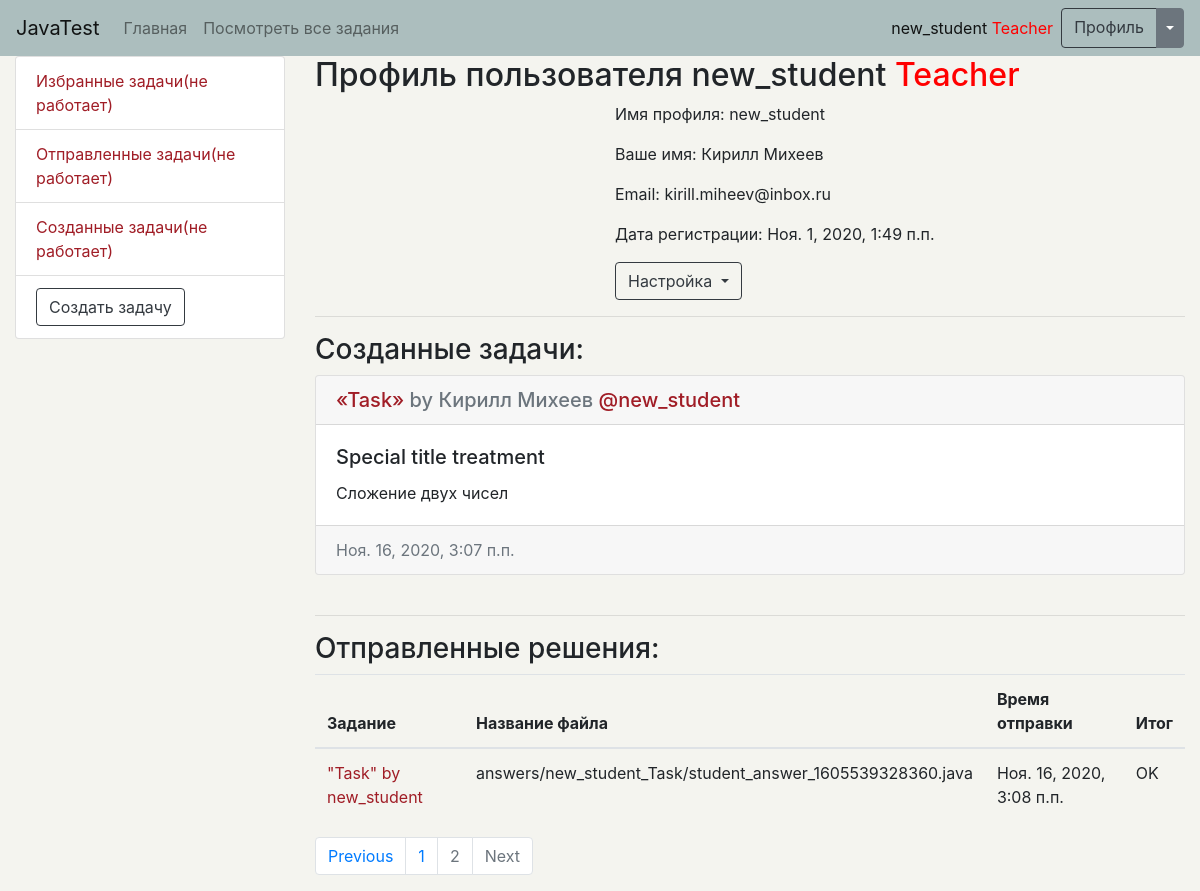
The app's page /profile/?page=2 (signed in) with its own data.
### main/models.py (models this page shows, shortened)
class Student(AbstractUser):
    is_activated = models.BooleanField(default=True, db_index=True, verbose_name='Прошел активацию?')
    class Meta(AbstractUser.Meta):
        verbose_name = 'Студент'
        verbose_name_plural = 'Студенты'

### testing_system/models.py (models this page shows, shortened)
class Task(models.Model):
    title = models.CharField(max_length=100, verbose_name='Название задания',
                             help_text='Название задания')                                                              # Добавить уникальность
    task_text = models.TextField(max_length=1000, db_index=True, verbose_name='Описание самого задания',
                                 help_text='Текст задания')
    date_publish = models.DateTimeField(auto_now_add=True, db_index=True, verbose_name='Дата создания задания')
    required_form = models.TextField(max_length=1000, db_index=True, verbose_name='Шаблон класса, который задал учител',
                                     help_text='Шаблон формы учителя')
    teacher = models.ForeignKey(Teacher, null=True, on_delete=models.CASCADE, verbose_name='Учитель, который приудмал это задание')
    def get_absolute_url(self):
        return reverse('testing_system:detail_url', args=[self.pk])
    def __str__(self):
        return f'"{self.title}" by {self.teacher.username}'
    class Meta:
        verbose_name = "Задание"
        verbose_name_plural = "Задания"
        ordering = ['-date_publish']

class StudentCodeModel(models.Model):
    file = models.FileField(upload_to=user_directory_path, blank=True, verbose_name='Загрузка решения')
    code_text = models.TextField(max_length=1000, blank=True, db_index=True, verbose_name='Решение ученика ввиде кода')
    student = models.ForeignKey(Student, null=True, on_delete=models.CASCADE, verbose_name='Ученик')
    task = models.ForeignKey(Task, null=True, on_delete=models.CASCADE, verbose_name='Задание на которое был отправлен ответ')
    dispatch_time = models.DateTimeField(auto_now_add=True, db_index=True, verbose_name='Дата отправки ответа')
    status = models.CharField(max_length=100, verbose_name='Статус ответа',
                             help_text='Статус ответа')
    def __str__(self):
        return f"Solve {self.task.teacher.username}'s '{self.task.title}' task by {self.student.username}"
    class Meta:
        verbose_name = "Модель ответа ученика"
        verbose_name_plural = "Модели ответов учеников"
        ordering = ['-dispatch_time']

### main/views.py (the view)
# urls.py: path('profile/', profile, name='profile_url')
@login_required
def profile(request):
    tasks = Task.objects.filter(teacher=request.user)
    submitted_solutions = StudentCodeModel.objects.filter(student=request.user)
    paginator = Paginator(submitted_solutions, 3)
    page_number = request.GET.get('page', default=1)
    page = paginator.get_page(page_number)
    print(page.object_list)
    is_paginated = page.has_other_pages()
    prev_url = '?page={}'.format(page.previous_page_number()) if page.has_previous() else ''
    next_url = '?page={}'.format(page.next_page_number()) if page.has_next() else ''
    context = {'page_object': page,
               'is_paginated': is_paginated,
               'next_url': next_url,
               'prev_url': prev_url,
               'page': page,
               'tasks': tasks,
               }
    return render(request, 'main/profile.html', context=context)

### main/templates/main/profile.html (shortened to what this page needs)
{% extends 'layout/basic.html' %}
{% block sidebar %}
    <li class="list-group-item"><a href="{% url 'testing_system:index_url' %}">Отправленные задачи(не работает)</a></li>
    {% if user.teacher  %}
        <li class="list-group-item"><a href="{% url 'testing_system:index_url' %}">Созданные задачи(не работает)</a></li>
        <li class="list-group-item"><a class="btn btn-outline-dark" href="{% url 'testing_system:create_url' %}">Создать задачу</a></li>
    {% endif %}
{% endblock %}
{% block content %}
    <h2>Профиль пользователя {{ user.username }}
    {% if user.teacher %}
        <span style="color: red">Teacher</span>
    {% endif %}
    </h2>
    <div class="row">
        <div class="col-lg-4">
        </div>
        <div class="col-lg-8">
            <p>Имя профиля: {{ user.username }}</p>
            <p>Ваше имя:
                {% if user.first_name and user.last_name %}
                    {{ user.first_name }} {{ user.last_name }}
                {% else %}
                    <b style="color:red;">Не указано</b>
                {% endif %}
            </p>
            <p>Email: {{ user.email }}</p>
            <p>Дата регистрации: {{ user.date_joined }}</p>
            <div class="btn-group">
                <button type="button" class="btn btn-outline-dark dropdown-toggle" data-toggle="dropdown"
                        aria-haspopup="true" aria-expanded="false">
                    Настройка
                </button>
            </div>
        </div>
    </div>
    <hr>
    {% if user.teacher %}
        <h3>Созданные задачи:</h3>
        {% if tasks %}
            {% include 'includes/task_crads.html' %}
        {% else %}
            <p style="color: red">Вы пока не создали ни одного задания</p>
        {% endif %}
        <hr>
    {% endif %}
    <div>
        <h3>Отправленные решения:</h3>
        <table class="table">
            <thead>
            <tr>
                <th scope="col">Задание</th>
                <th scope="col">Название файла</th>
                <th scope="col">Время отправки</th>
                <th scope="col">Итог</th>
            </tr>
            </thead>
            <tbody id="counter">
            {% for solution in page_object.object_list %}
                <tr>
                    <td><a href="{{ solution.task.get_absolute_url }}">{{ solution.task }}</a></td>
                    <td>{{ solution.file }}</td>
                    <td>{{ solution.dispatch_time }}</td>
                    <td>{{ solution.status }}</td>
                </tr>
            {% endfor %}
            </tbody>
        </table>
        {% if is_paginated %}
            <nav aria-label="Page navigation example" style="background-color: #F4F4EF">
                <ul class="pagination">
                    <li class="page-item {% if not prev_url %}disabled{% endif %} "><a class="page-link"
                                                                                       href="{{ prev_url }}">Previous</a>
                    </li>
                    {% for n in page_object.paginator.page_range %}
                        {% if page_object.number == n %}
                            <li class="page-item disabled"><a class="page-link" href="?page={{ n }}">{{ n }}</a></li>
                        {% elif n > page_object.number|add:-2 and n < page_object.number|add:2 %}
                            <li class="page-item"><a class="page-link" href="?page={{ n }}">{{ n }}</a></li>
                        {% endif %}
                    {% endfor %}
                    <li class="page-item {% if not next_url %}disabled{% endif %} "><a class="page-link"
                                                                                       href="{{ next_url }}">Next</a>
                    </li>
                </ul>
            </nav>
        {% endif %}
    </div>
{% endblock %}

### templates/layout/basic.html (shortened to what this page needs)
<!DOCTYPE html>
<html lang="en">
{% load static %}
<head>
    <link rel="stylesheet" href="https://cdn.jsdelivr.net/npm/bootstrap@4.5.3/dist/css/bootstrap.min.css">
    <link href="{% static 'style.css' %}" rel="stylesheet" type="text/css">
</head>
<body>
    <nav class="navbar navbar-expand-md navbar-light">
        <a class="navbar-brand" href="{% url 'main:index_url' %}">JavaTest</a>
        <div class="collapse navbar-collapse" id="navbarsExampleDefault">
            <ul class="navbar-nav mr-auto">
                <li class="nav-item">
                    <a class="nav-link" href="{% url 'main:index_url' %}">Главная</a>
                </li>
                <li class="nav-item">
                    <a class="nav-link" href="{% url 'testing_system:index_url' %}">Посмотреть все задания</a>
                </li>
            </ul>
            <div class="navbar-nav">
                {% if user.is_authenticated %}
                    <a class="nav-link active" href="{% url 'main:profile_url' %}">{{ user.username }}
                        {% if user.teacher %}
                            <span style="color: red">Teacher</span>
                        {% endif %}
                    </a>
                        <div class="btn-group">
                            <a class="btn btn-outline-dark" href="{% url 'main:profile_url' %}" role="button">
                                Профиль
                            </a>
                            <button type="button" class="btn btn-secondary dropdown-toggle dropdown-toggle-split"
                                    data-toggle="dropdown" aria-haspopup="true" aria-expanded="false">
                            </button>
                        </div>
                {% else %}
                    <a class="nav-link" href="{% url 'main:login_url' %}">Войти/Зарегестрироваться</a>
                {% endif %}
            </div>
        </div>
    </nav>
    <main role="main" class="container-fluid">
            <div class="row justify-content-between">
                <div class="col-md-3">
                    <ul class="list-group">
                        {% if user.is_authenticated %}
                            <li class="list-group-item"><a href="{% url 'testing_system:index_url' %}">Избранные задачи(не работает)</a></li>
                        {% endif %}
                        {% block sidebar %}
                        {% endblock %}
                    </ul>
                </div>
                <div class="col-md-9">
                    <div>
                        {% block content %}{% endblock %}
                    </div>
                </div>
            </div>
    </main>
</body>
</html>

### templates/includes/task_crads.html
{% for task in tasks %}
    <div class="card">
        <h5 class="card-header">
            <a class="" href="{{ task.get_absolute_url }}"><q>{{ task.title }}</q></a>
            <span class="text-muted"> by {{ task.teacher.first_name }}</span>
            <span class="text-muted"> {{ task.teacher.last_name }}</span>
            <span style="color: #A01D26;"> @{{ task.teacher.username }}</span>
        </h5>
        <div class="card-body">
            <h5 class="card-title">Special title treatment</h5>
            <p class="card-text">{{ task.task_text }}</p>
        </div>
        <div class="card-footer text-muted">
            {{ task.date_publish }}
        </div>
    </div>
    <br>
{% endfor %}

### main/static/style.css (style rules this page uses)
body { background-color: #F4F4EF; }
q { quotes: "\00ab" "\00bb"; }
a { color: #A01D26; text-decoration: none; transition: all .2s; }
nav { background-color: #ACBEBE; }

### records on screen
Student: username "new_student", first_name "Кирилл", last_name "Михеев", email "kirill.miheev@inbox.ru", date_joined "Ноя. 1, 2020, 1:49 п.п."
Task: title "Task", teacher.first_name "Кирилл", teacher.last_name "Михеев", teacher.username "new_student", task_text "Сложение двух чисел", date_publish "Ноя. 16, 2020, 3:07 п.п."
StudentCodeModel: task "\"Task\" by new_student", file "answers/new_student_Task/student_answer_1605539328360.java", dispatch_time "Ноя. 16, 2020, 3:08 п.п.", status "OK"

### other values on screen
{{ n }} "1"
{{ n }} "2"
